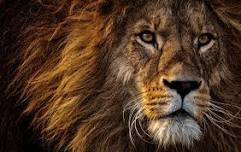
#> input picture MIAP_HW1_402200191/Answers/Q4/lion.jpg, 241 x 152 px
$ jupyter execute Q4.ipynb
#> lines starting #> are read from the running program, lines starting #| are printed output that depends on the picture
[cell 1]
import numpy as np
import cv2 as cv
from matplotlib import pyplot as plt

[cell 2]
lion_img=cv.imread('lion.jpg',0)
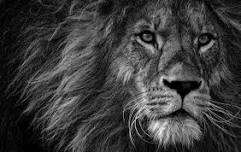
#> lion_img: shape (152, 241); min 0, max 243, mean 58.6
monkey_img=cv.imread('monkey.jpg',0)
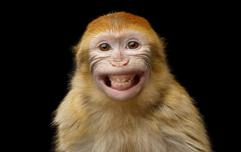
#> input picture MIAP_HW1_402200191/Answers/Q4/monkey.jpg, 241 x 152 px
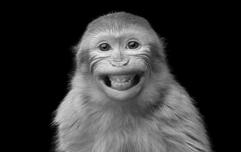
#> monkey_img: shape (152, 241); min 0, max 239, mean 53.5

monkey_fft=np.fft.fftshift(np.fft.fft2(monkey_img))
lion_fft=np.fft.fftshift(np.fft.fft2(lion_img))


lion_fft_amplitude = np.abs(lion_fft)
lion_fft_phase = np.angle(lion_fft)
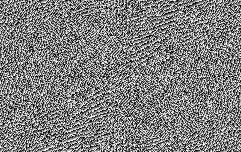
#> lion_fft_phase: shape (152, 241) float64; min -3.14, max 3.14, mean -1.11e-16; drawn with min black and max white


monkey_fft_amplitude = np.abs(monkey_fft)
monkey_fft_phase = np.angle(monkey_fft)
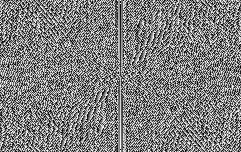
#> monkey_fft_phase: shape (152, 241) float64; min -3.14, max 3.14, mean 8.58e-05; drawn with min black and max white


Monkey_Lionphase = np.multiply(monkey_fft_amplitude, np.exp(1j * lion_fft_phase))
Monkey_Lionphase = np.real(np.fft.ifft2(Monkey_Lionphase))
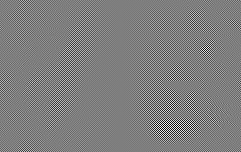
#> Monkey_Lionphase: shape (152, 241) float64; min -157.9, max 160.2, mean 0; drawn with min black and max white

Lion_Monkeyphase=np.multiply(lion_fft_amplitude, np.exp(1j * monkey_fft_phase))
Lion_Monkeyphase= np.real(np.fft.ifft2(Lion_Monkeyphase))
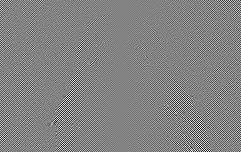
#> Lion_Monkeyphase: shape (152, 241) float64; min -147.3, max 139.7, mean 0; drawn with min black and max white

plt.figure(figsize=(14,10))
plt.subplot(2,2,1)
plt.imshow(monkey_img,cmap='gray')
plt.title('Real monkey Image')
plt.subplot(2,2,2)
plt.imshow(lion_img,cmap='gray')
plt.title('Real lion Image')
plt.subplot(2,2,3)
plt.imshow(abs(Monkey_Lionphase),cmap='gray')
plt.title('Monkey amplitude & Lion phase')
plt.subplot(2,2,4)
plt.imshow(abs(Lion_Monkeyphase),cmap='gray')
plt.title('Lion amplitude & Monkey phase')
plt.show()
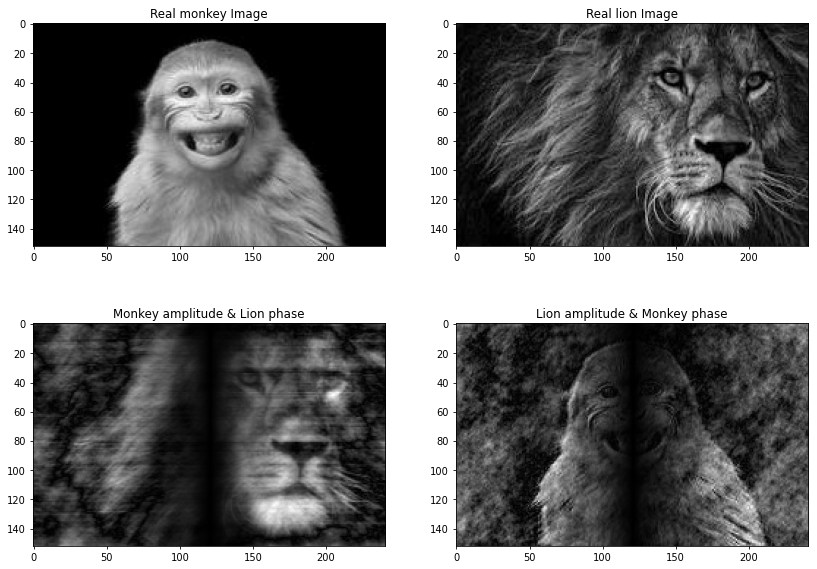
#> figure drawn by matplotlib, 4 panels
